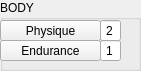
    <widget class="QGroupBox" name="Group_BODY">
     <property name="geometry">
      <rect>
       <x>160</x>
       <y>190</y>
       <width>141</width>
       <height>71</height>
      </rect>
     </property>
     <property name="title">
      <string>BODY</string>
     </property>
     <widget class="QPushButton" name="Physique">
      <property name="geometry">
       <rect>
        <x>0</x>
        <y>20</y>
        <width>101</width>
        <height>21</height>
       </rect>
      </property>
      <property name="text">
       <string>Physique</string>
      </property>
      <property name="checkable">
       <bool>false</bool>
      </property>
     </widget>
     <widget class="QPushButton" name="Endurance">
      <property name="geometry">
       <rect>
        <x>0</x>
        <y>40</y>
        <width>101</width>
        <height>21</height>
       </rect>
      </property>
      <property name="text">
       <string>Endurance</string>
      </property>
      <property name="checkable">
       <bool>false</bool>
      </property>
     </widget>
     <widget class="QLineEdit" name="Physique_Value">
      <property name="geometry">
       <rect>
        <x>100</x>
        <y>20</y>
        <width>21</width>
        <height>21</height>
       </rect>
      </property>
      <property name="text">
       <string>2</string>
      </property>
      <property name="frame">
       <bool>true</bool>
      </property>
      <property name="alignment">
       <set>Qt::AlignCenter</set>
      </property>
      <property name="readOnly">
       <bool>false</bool>
      </property>
     </widget>
     <widget class="QLineEdit" name="Endurance_Value">
      <property name="geometry">
       <rect>
        <x>100</x>
        <y>40</y>
        <width>21</width>
        <height>21</height>
       </rect>
      </property>
      <property name="text">
       <string>1</string>
      </property>
      <property name="frame">
       <bool>true</bool>
      </property>
      <property name="alignment">
       <set>Qt::AlignCenter</set>
      </property>
      <property name="readOnly">
       <bool>false</bool>
      </property>
     </widget>
    </widget>
